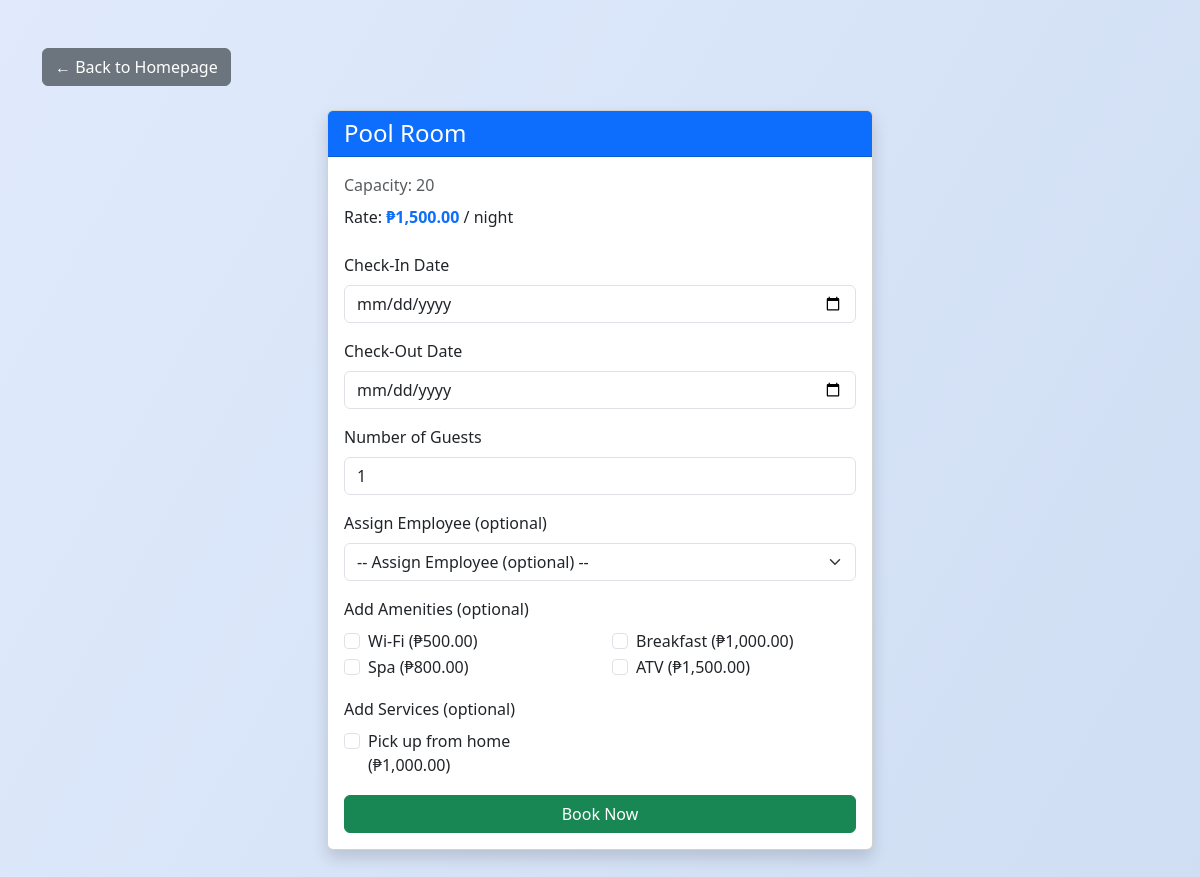
The app's page /book_room.php?id=4 (signed in) with its own data.
### tables this page shows
CREATE TABLE `room` (
  `Room_ID` int(11) NOT NULL,
  `Room_Type` varchar(255) NOT NULL,
  `Room_Rate` decimal(10,2) NOT NULL,
  `Room_Cap` int(11) NOT NULL,
  `Room_Status` varchar(20) NOT NULL DEFAULT 'Available'
);

CREATE TABLE `amenity` (
  `Amenity_ID` int(11) NOT NULL,
  `Amenity_Name` varchar(255) NOT NULL,
  `Amenity_Desc` varchar(255) NOT NULL,
  `Amenity_Cost` decimal(10,2) NOT NULL
);

CREATE TABLE `service` (
  `Service_ID` int(11) NOT NULL,
  `Service_Name` varchar(255) NOT NULL,
  `Service_Desc` varchar(255) NOT NULL,
  `Service_Cost` decimal(10,2) NOT NULL
);

### classes/database.php (called while the page is built, shortened)
<?php
class Database {
    private $host = "localhost";
    private $db_name = "guest_accommodation_system";
    private $username = "root";
    private $password = "";
    public $conn;
    public function connect() {
        $this->conn = new mysqli(
            $this->host,
            $this->username,
            $this->password,
            $this->db_name
        );
    }
    public function getConnection() {
        return $this->conn;
    }
    public function getAllAmenities() {
        $conn = $this->getConnection();
        $result = $conn->query("SELECT * FROM amenity");
        $amenities = [];
        if ($result) {
            while ($row = $result->fetch_assoc()) {
                $amenities[] = $row;
            }
        }
        return $amenities;
    }
    public function getAllRooms() {
        $conn = $this->getConnection();
        $result = $conn->query("SELECT Room_ID, Room_Type, Room_Rate, Room_Cap, Room_Status FROM room");
        return $result->fetch_all(MYSQLI_ASSOC);
    }
    public function getAllServices() {
        $conn = $this->getConnection();
        $result = $conn->query("SELECT * FROM service");
        $services = [];
        if ($result) {
            while ($row = $result->fetch_assoc()) {
                $services[] = $row;
            }
        }
        return $services;
    }
}
?>

### book_room.php (the view, shortened to what this page needs)
<?php
require_once('classes/database.php');
$db = new Database();
$room_id = isset($_GET['id']) ? intval($_GET['id']) : 0;
$room = null;
if ($room_id) {
    $rooms = $db->getAllRooms();
    foreach ($rooms as $r) {
        if ($r['Room_ID'] == $room_id) {
            $room = $r;
            break;
        }
    }
}
$amenities = $db->getAllAmenities();
$services = $db->getAllServices();
?>
<!doctype html>
<html lang="en">
<head>
  <link rel="stylesheet" href="./bootstrap-5.3.3-dist/css/bootstrap.css">
  <link rel="stylesheet" href="style2.css">
</head>
<body class="bg-light">
  <div class="container py-5">
    <a href="homepage.php" class="btn btn-secondary mb-4">&larr; Back to Homepage</a>
    <div class="row justify-content-center">
      <div class="col-md-6">
        <div class="card shadow glass-card">
          <div class="card-header bg-primary text-white">
            <h4 class="mb-0"><?= htmlspecialchars($room['Room_Type']) ?> Room</h4>
          </div>
          <div class="card-body">
            <div class="mb-2 text-muted">Capacity: <?= $room['Room_Cap'] ?></div>
            <div class="mb-2">Rate: <span class="fw-bold text-primary">₱<?= number_format($room['Room_Rate'], 2) ?></span> / night</div>
            <form method="post" class="mt-4">
              <div class="mb-3">
                <label for="check_in" class="form-label">Check-In Date</label>
                <input type="date" class="form-control" id="check_in" name="check_in" required>
              </div>
              <div class="mb-3">
                <label for="check_out" class="form-label">Check-Out Date</label>
                <input type="date" class="form-control" id="check_out" name="check_out" required>
              </div>
              <div class="mb-3">
                <label for="guests" class="form-label">Number of Guests</label>
                <input type="number" class="form-control" id="guests" name="guests" min="1" max="<?= $room['Room_Cap'] ?>" value="1" required>
              </div>
              <div class="mb-3">
                <label for="emp_id" class="form-label">Assign Employee (optional)</label>
                <select name="emp_id" class="form-select">
                    <option value="">-- Assign Employee (optional) --</option>
                </select>
              </div>
              <div class="mb-3">
                <label class="form-label">Add Amenities (optional)</label>
                <div class="row">
                  <?php foreach($amenities as $amenity): ?>
                    <div class="col-6">
                      <div class="form-check">
                        <input class="form-check-input" type="checkbox" name="amenities[]" value="<?= $amenity['Amenity_ID'] ?>" id="amenity<?= $amenity['Amenity_ID'] ?>">
                        <label class="form-check-label" for="amenity<?= $amenity['Amenity_ID'] ?>">
                          <?= htmlspecialchars($amenity['Amenity_Name']) ?>
                          <?php if (!empty($amenity['Amenity_Cost'])): ?>
                            (₱<?= number_format($amenity['Amenity_Cost'], 2) ?>)
                          <?php endif; ?>
                        </label>
                      </div>
                    </div>
                  <?php endforeach; ?>
                </div>
              </div>
              <div class="mb-3">
                <label class="form-label">Add Services (optional)</label>
                <div class="row">
                    <?php foreach($services as $service): ?>
                        <div class="col-6">
                            <div class="form-check">
                                <input class="form-check-input" type="checkbox" name="services[]" value="<?= $service['Service_ID'] ?>" id="service<?= $service['Service_ID'] ?>">
                                <label class="form-check-label" for="service<?= $service['Service_ID'] ?>">
                                    <?= htmlspecialchars($service['Service_Name']) ?>
                                    <?php if (!empty($service['Service_Cost'])): ?>
                                        (₱<?= number_format($service['Service_Cost'], 2) ?>)
                                    <?php endif; ?>
                                </label>
                            </div>
                        </div>
                    <?php endforeach; ?>
                </div>
              </div>
              <button type="submit" class="btn btn-success w-100">Book Now</button>
            </form>
          </div>
        </div>
      </div>
    </div>
  </div>
</body>
</html>

### style2.css (style rules this page uses)
body { background: linear-gradient(120deg, #e0eafc 0%, #cfdef3 100%); min-height: 100vh; font-family: 'Segoe UI', 'Roboto', Arial, sans-serif; color: #23272f; margin: 0; }

### records on screen
room: Room_Type "Pool", Room_Cap "20", Room_Rate "1,500.00"
amenity: Amenity_Name "Wi-Fi", Amenity_Cost "500.00"
amenity: Amenity_Name "Breakfast", Amenity_Cost "1,000.00"
amenity: Amenity_Name "Spa", Amenity_Cost "800.00"
amenity: Amenity_Name "ATV", Amenity_Cost "1,500.00"
service: Service_Name "Pick up from home", Service_Cost "1,000.00"
